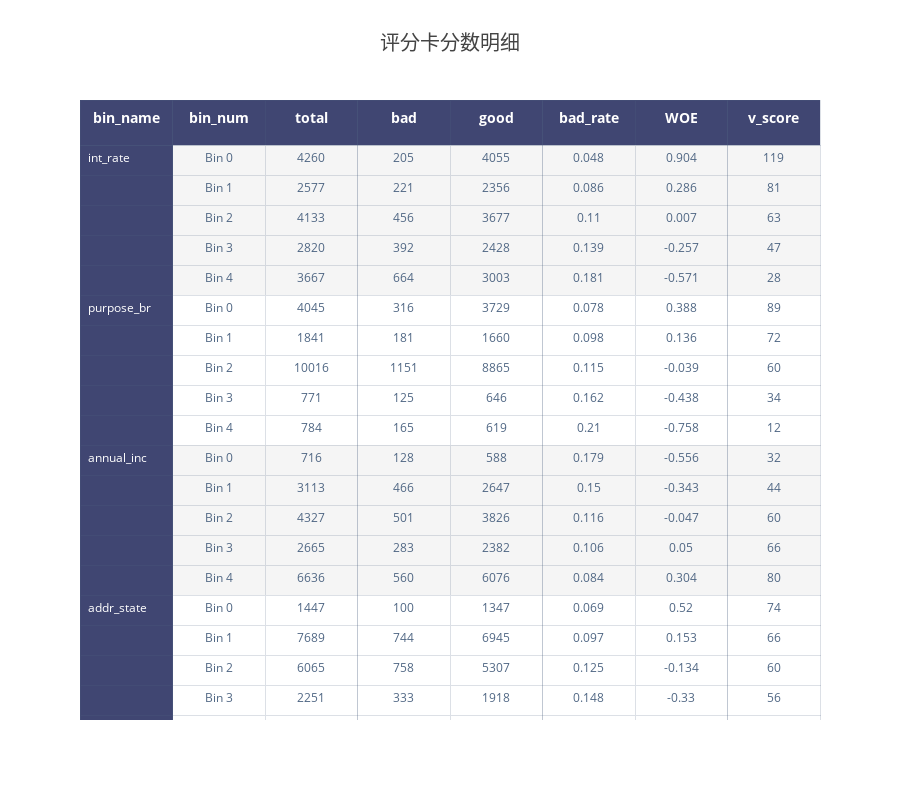

Notebook code cell kept with this figure:
### Markdown cell above
&nbsp;&nbsp;&nbsp;&nbsp;<b>评分卡得分明细</b>：<br>

### Code cell
from collections import Counter
list_cnt = df_bin_all.T.iloc[0,:].tolist()
list_cnt1 = list(dict(Counter(list_cnt)).values())

col_range = [] #表格交替颜色
for i,uu in enumerate(list_cnt1):
    if ((i+1) % 2) == 1:
        odd = ['rgb(245, 245, 245)']*list_cnt1[i]
        col_range = col_range+odd
    else:
        eve = ['rgb(255, 255, 255)']*list_cnt1[i]
        col_range = col_range+eve


col_good = 'rgb(0,165,0)'
col_bad = 'rgb(231,0,23)'
rowOddColor = 'rgb(255, 255, 255)'
rowEvenColor = 'rgb(245, 245, 245)'
df_color = pd.DataFrame(pd.Series(['rgb(255, 255, 255)','rgb(245, 245, 245)','rgb(255, 255, 255)',
                                             'rgb(245, 245, 245)','rgb(255, 255, 255)']),columns=['color'])

color = []


traces = []

traces.append(go.Table(
#     domain=dict(x=[0, 0.8],
#                 y=[0, 0.93]),
    columnwidth=[2, 2, 2, 2],
    header=dict(values= ['<b>bin_name</b>'] + ['<b>bin_num</b>']+['<b>total</b>']+['<b>bad</b>']+['<b>good</b>']+
                ['<b>bad_rate</b>']+['<b>WOE</b>']+['<b>v_score</b>'],
                line=dict(color='rgba(80,103,132,0.2)', width=1),
                fill=dict(color='rgb(64,70,114)'),
                align=['center','center','center','center'],
                font=dict(color='white', size=14),
                height=45,
               ),
    
    cells=dict(values=[['int_rate','','','','','purpose_br','','','','','annual_inc','','','','','addr_state','','','','','zip_code','','','',
                        'inq_last_6mths','','','','mths_last_record','','','limit_income','','','total_acc','','dti','','','','']
                       ,df_bin_all.iloc[:,1].tolist(), df_bin_all.iloc[:,2], df_bin_all.iloc[:,3]
                      ,df_bin_all.iloc[:,4],df_bin_all.iloc[:,5],df_bin_all.iloc[:,6],df_bin_all.iloc[:,8]],
               line=dict(color='rgba(80,103,132,0.2)', width=1),
        fill=dict(color=['rgb(64,70,114)', col_range]),
        align=['left','center','center','center'],
#         fill = dict(color = [rowOddColor,rowEvenColor,rowOddColor, rowEvenColor,rowOddColor]),
        font=dict(color=['white', '#506784', '#506784', '#506784'], size=12),
        height=30,
#         format = [None] * 2+ [",.2f"] * 3 + [',.2f'],  #内容显示格式 保留两位小数
#          prefix = [None] * 6,                          #内容显示前缀 可以加货币符号['$', u'\u20BF']
#          suffix=[None] * 5 +['%', u'\u20BF'],          #内容显示后缀 可以加百分号
    )
))



layout = dict(
    title= '评分卡分数明细',
    titlefont = dict(size = 20),
    height= 800, 
#     width= 1000,

#     margin = dict(t= 35, l= 100)
)




fig = dict(data=traces, layout=layout)
py.iplot(fig)

### Figure 1 — Plotly figure (JSON) as saved in the notebook; plotly's stock layout.template omitted (floating-point values rounded to 4 significant figures; data arrays with more than 128 entries replaced by an {"elided": "..."} marker saying what was removed)
{"data": [{"cells": {"align": ["left", "center", "center", "center"], "fill": {"color": ["rgb(64,70,114)", ["rgb(245, 245, 245)", "rgb(245, 245, 245)", "rgb(245, 245, 245)", "rgb(245, 245, 245)", "rgb(245, 245, 245)", "rgb(255, 255, 255)", "rgb(255, 255, 255)", "rgb(255, 255, 255)", "rgb(255, 255, 255)", "rgb(255, 255, 255)", "rgb(245, 245, 245)", "rgb(245, 245, 245)", "rgb(245, 245, 245)", "rgb(245, 245, 245)", "rgb(245, 245, 245)", "rgb(255, 255, 255)", "rgb(255, 255, 255)", "rgb(255, 255, 255)", "rgb(255, 255, 255)", "rgb(255, 255, 255)", "rgb(245, 245, 245)", "rgb(245, 245, 245)", "rgb(245, 245, 245)", "rgb(245, 245, 245)", "rgb(255, 255, 255)", "rgb(255, 255, 255)", "rgb(255, 255, 255)", "rgb(255, 255, 255)", "rgb(245, 245, 245)", "rgb(245, 245, 245)", "rgb(245, 245, 245)", "rgb(255, 255, 255)", "rgb(255, 255, 255)", "rgb(255, 255, 255)", "rgb(245, 245, 245)", "rgb(245, 245, 245)", "rgb(255, 255, 255)", "rgb(255, 255, 255)", "rgb(255, 255, 255)", "rgb(255, 255, 255)", "rgb(255, 255, 255)"]]}, "font": {"color": ["white", "#506784", "#506784", "#506784"], "size": 12}, "height": 30, "line": {"color": "rgba(80,103,132,0.2)", "width": 1}, "values": {"elided": "8x41 mixed values"}}, "columnwidth": [2, 2, 2, 2], "header": {"align": ["center", "center", "center", "center"], "fill": {"color": "rgb(64,70,114)"}, "font": {"color": "white", "size": 14}, "height": 45, "line": {"color": "rgba(80,103,132,0.2)", "width": 1}, "values": ["<b>bin_name</b>", "<b>bin_num</b>", "<b>total</b>", "<b>bad</b>", "<b>good</b>", "<b>bad_rate</b>", "<b>WOE</b>", "<b>v_score</b>"]}, "type": "table"}], "layout": {"height": 800, "title": "评分卡分数明细", "titlefont": {"size": 20}}}
